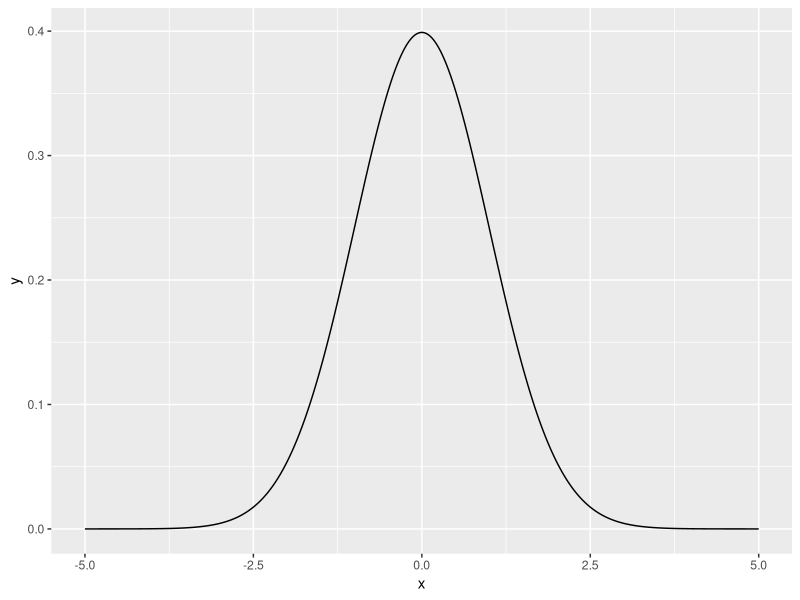
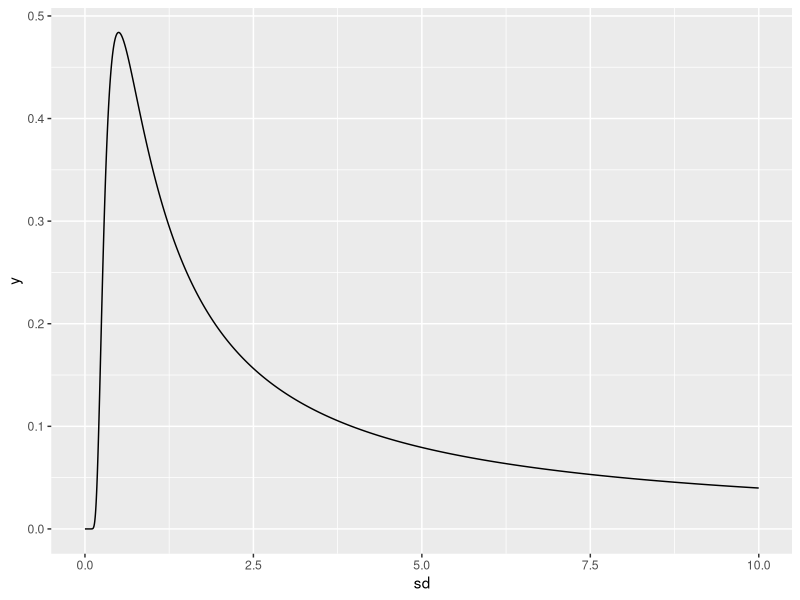
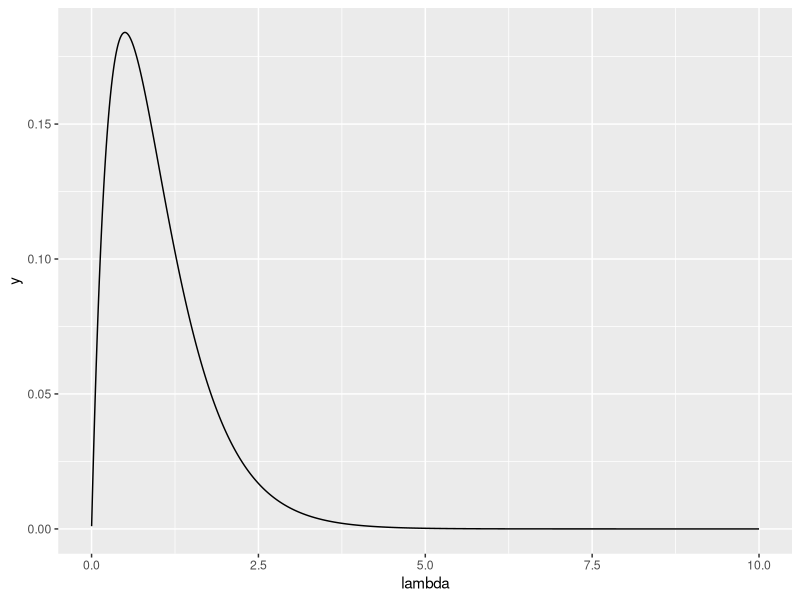
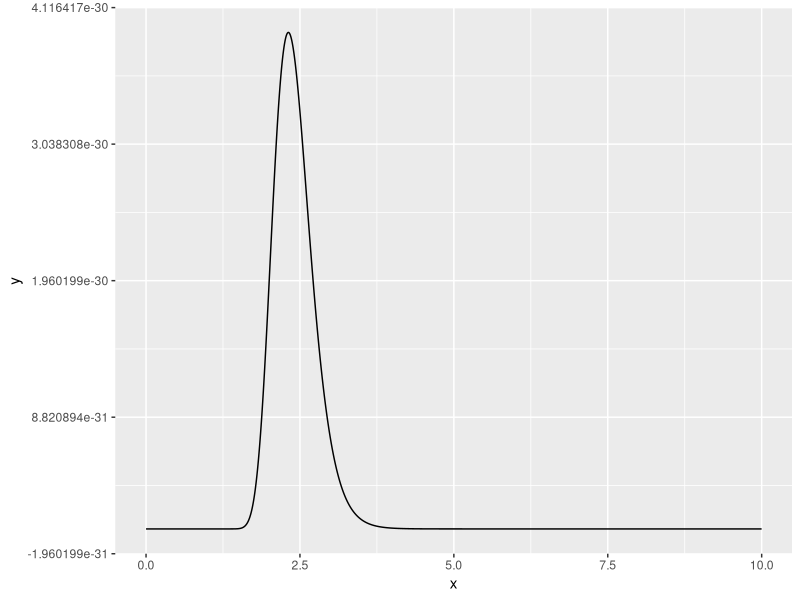
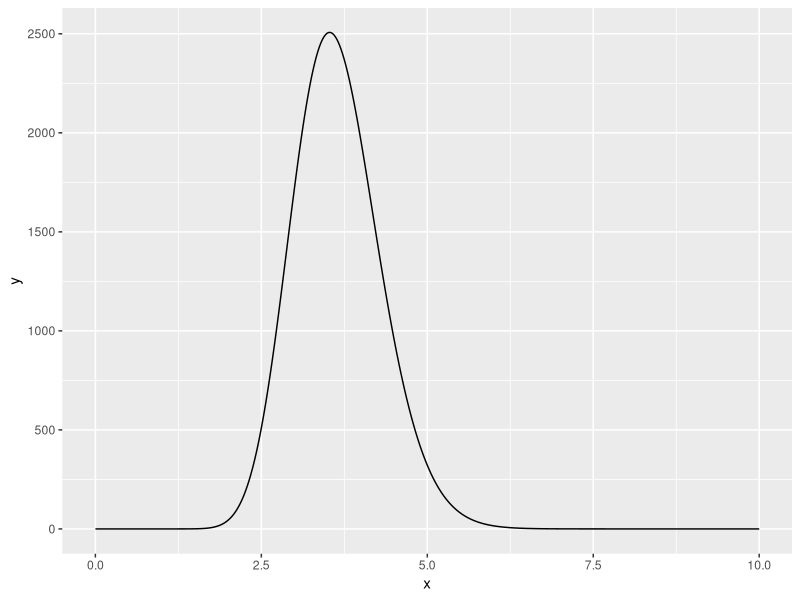

These figures' R source, in order:

# pakete ------------------------------------------------------------------
library(tidyverse)

# Likelhood functions -----------------------------------------------------

mean <- 0
sd <- 1

dichte_normal <- function(mean, sd){
  x <- seq(-5, 5, 0.001)
  y <- dnorm(x, mean, sd)
  return(data.frame(x, y))
}

likelihood_norma_sd <- function(x, mean){
  sd <- seq(0.00001, 10, 0.001)
  y <- 1/(sqrt(2*pi)*sd) * exp(-0.5*(x - mean)^2*(1/sd^2))
  return(data.frame(y, sd))
}
likelihood_exp <- function(x) {
  lambda <- seq(0.001, 10, 0.001)
  y <- lambda*exp(-lambda*x)
  return(data.frame(y, lambda))
}


# Visualization -----------------------------------------------------------
values_density <- dichte_normal(mean, sd)

x <- 0.5
values_likelihood <- likelihood_norma_sd(x, mean)

ggplot(values_density, aes(x, y = y)) +
  geom_line()

ggplot(values_likelihood, aes(x = sd, y = y)) +
  geom_line()


# Likelihood exponential distribution
x <- 2
values_likelihood_exp <- likelihood_exp(x)
ggplot(values_likelihood_exp, aes(x = lambda, y)) + 
  geom_line()



# Product of Likelihoods (SD) ---------------------------------------------
product_likeli_sd <- function(n, mean_start, sd_start) {
  y <- 1
  for (i in 1:n) {
    x <- rnorm(1, mean = mean_start, sd = sd_start)
    values_likelihood <- likelihood_norma_sd(x, mean_start)
    y <- y*values_likelihood$y
  }
  return(data.frame(x = values_likelihood$sd, y))
}

values_prod_likeli_sd <- product_likeli_sd(30, 0, 2)

ggplot(values_prod_likeli_sd, aes(x = x, y = y)) + 
  geom_line()




# Product of Likelihoods (Exponential, Lambda) ----------------------------

product_lambda <- function(n, lambda_start) {
  y <- 1
  for (i in 1:n) {
    x <- rexp(1, lambda_start)
    values_likelihood <- likelihood_exp(x)
    y <- y*values_likelihood$y
  }
  return(data.frame(x = values_likelihood$lambda, y))
}

values_prod_lambda <- product_lambda(30, 3)

ggplot(values_prod_lambda, aes(x = x, y = y)) + 
  geom_line()

index <- which.max(values_prod_lambda$y)
values_prod_lambda[index, ]


# Numerical Integration ---------------------------------------------------

integrate(splinefun(y = values_prod_lambda$y, x = values_prod_lambda$x), 0, 10)
integrate(approxfun(y = values_prod_lambda$y, x = values_prod_lambda$x), 0, 10)


